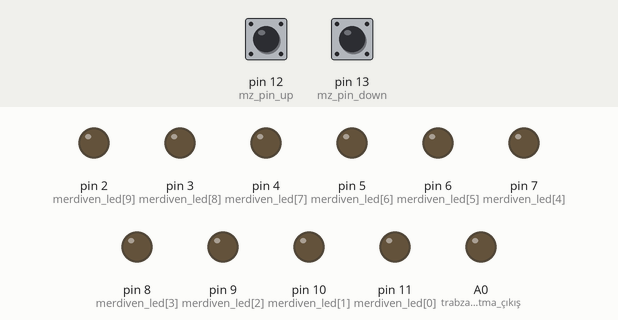
Bench run of a sketch on a simulated Arduino Uno, built with avr-gcc and run on an emulated ATmega328P. Parts: output pins drawn as LEDs (lit = HIGH). The test bench sets the inputs (shaded band); at power-on: pin 12 (mz_pin_up) HIGH, pin 13 (mz_pin_down) HIGH.

Above: at 13.8 s.
13.9 s: pin 12 (mz_pin_up) pulled LOW for 0.15 s
At 18.7 s:
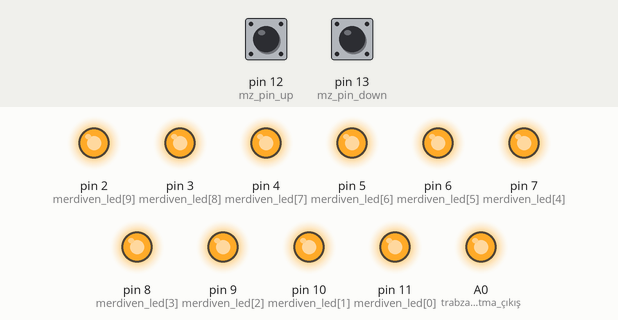
At 23.5 s:
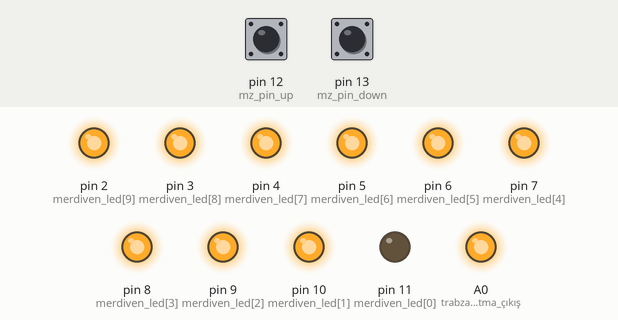
Timing chart, 0 to 31.0 s (numbered marks = the images above; inputs shaded):
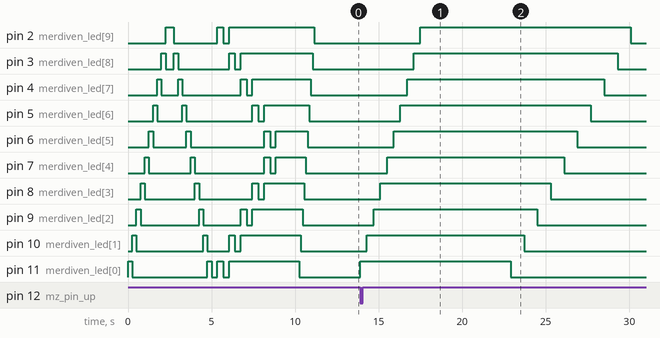

Measured:
- after the input at 13.9 s, pin 2 (merdiven_led[9]): LOW → HIGH after 3.6 s, → LOW 12.6 s later; pin 3 (merdiven_led[8]): LOW → HIGH after 3.2 s, → LOW 12.2 s later

The sketch:

merdiven_mz80_relay_trabzan_anime.ino
```cpp
/* Dizi ve fonksiyon kullanımlarına örnek _ an example string and functions...
  Basit ve kolay bir trabzanlı 10 basamaklı merdiven aydınlatma örneği _ simple and easy stair lights with handrail...
  https://github.com/ronaer/Smart-stair-lights.git
  TR.ALP.18 >>> youtube
*/

const int mz_pin_up = 12; // merdivenin üstündeki pir sensor pini tanımlama
const int mz_pin_down = 13; // merdivenin altındaki pir sensor pini tanımlama
int mz_up_deger;
int mz_down_deger;

int merdiven_led[10]  = { 11, 10, 9, 8, 7, 6, 5, 4, 3, 2,}; // 11 adet led için dizi tanımı  string
int merdiven_led_[10] = { 2, 3, 4, 5, 6, 7, 8, 9, 10, 11,}; // 11 adet led için dizi tanımı _ string


int y = 400;  // yanma aralığı süresi _ light on interval
int b = 5000; // yandıktan sonra geri sönmek için bekleme süresi _ light off interval after full lighting
int s = 800;  // sönme aralığı süresi _ light off interval
int ani_time = 350; //temsili animasyon için tanımlanan delay süresi

void setup() {
  pinMode(mz_pin_up, INPUT); // üstteki mz80 sensor pini giriş tanımlandı
  pinMode(mz_pin_down, INPUT); // alttaki mz80 sensor pini giriş tanımlandı

  for (int i = 0; i < 10; i++)
  {
    pinMode(merdiven_led[i], OUTPUT);  //dizideki tüm ledler çıkış olarak ayarlandı
    pinMode(merdiven_led_[i], OUTPUT); //_dizisindeki tüm ledler çıkış olarak ayarlandı
    pinMode(A0, OUTPUT);//trabzan aydınlatma çıkış olarak ayarlandı
  }

  //__________TEST_________merdivendeki tüm ledler yanıyor mu?

  digitalWrite(A0, HIGH);
  for (int i = 0; i < 10; i++)
  {
    digitalWrite(merdiven_led[i], HIGH); //
    delay(250);
    digitalWrite(merdiven_led[i], LOW); //
  }
  for (int i = 0; i < 10; i++)
  {
    digitalWrite(merdiven_led_[i], HIGH); //
    delay(250);
    digitalWrite(merdiven_led_[i], LOW); //
  }
  digitalWrite(A0, LOW);

  //__________TEST SONU__________

  //_________İsteğe Bağlı Animasyom Örneği_______

  digitalWrite(A0, HIGH); // trabzanı yakalım
  delay(ani_time);

  digitalWrite(11, HIGH); //ilk basamaklar yansın
  digitalWrite(2, HIGH);
  delay(ani_time);
  digitalWrite(11, LOW); //ve sönsün
  digitalWrite(2, LOW);
  delay(ani_time);

  digitalWrite(11, HIGH); //ilk basamaklarla birlikte komşu basamaklar da yansın
  digitalWrite(2, HIGH);
  digitalWrite(10, HIGH);
  digitalWrite(3, HIGH);
  delay(ani_time);
  digitalWrite(10, LOW); //ve sönsün
  digitalWrite(3, LOW);
  delay(ani_time);


  digitalWrite(10, HIGH);
  digitalWrite(3, HIGH);
  digitalWrite(9, HIGH);
  digitalWrite(4, HIGH);
  delay(ani_time);
  digitalWrite(9, LOW); //ve sönsün
  digitalWrite(4, LOW);
  delay(ani_time);


  digitalWrite(9, HIGH);
  digitalWrite(4, HIGH);
  digitalWrite(8, HIGH);
  digitalWrite(5, HIGH);
  delay(ani_time);
  digitalWrite(8, LOW); //ve sönsün
  digitalWrite(5, LOW);
  delay(ani_time);

  digitalWrite(8, HIGH);
  digitalWrite(5, HIGH);
  digitalWrite(7, HIGH);
  digitalWrite(6, HIGH);
  delay(ani_time);
  digitalWrite(7, LOW); //ve sönsün
  digitalWrite(6, LOW);
  delay(ani_time);

  digitalWrite(7, HIGH);
  digitalWrite(6, HIGH);

  delay(4 * ani_time);

  for (int i = 0; i < 10; i++)
  {
    digitalWrite(merdiven_led[i], LOW);
    delay(100);
  }
  delay(4 * ani_time);
  digitalWrite(A0, LOW);

  kapat;

}

void loop()
{
  mz_up_deger = digitalRead(mz_pin_up); //üst mz80 pin değeri mz_up_deger e atandı
  mz_down_deger = digitalRead(mz_pin_down); //alt mz80 pin değeri mz_down_deger e atandı

  if (mz_up_deger == LOW) // eğer üst mz80 den sinyal gelmez ise; normalde mz80 çıkışı HIGH/1 dir, engelden dönerse LOW/0 değer döndürür...
  {
    stairs_from_up(); // bu fonksiyonu çalıştır
  }


  if (mz_down_deger == LOW) // eğer alt mz80 den sinyal gelmez ise; normalde mz80 çıkışı HIGH/1 dir, engelden dönerse LOW/0 değer döndürür...
  {
    stairs_from_down();  // bu fonksiyonu çalıştır
  }


  else // bu şartlardan hiçbiri olmazsa
  {
    kapat();  // bu fonksiyonu çalıştır
  }


}
//_________________ fonksiyon / void tanımları_________________

// üstten merdivene ayak basıldığında çalışacak fonksiyon başlangıcı

void stairs_from_up()
{
  digitalWrite(A0, HIGH);
  for (int i = 0; i < 10; i++)
  {
    digitalWrite(merdiven_led[i], HIGH);
    delay(y);
  }
  delay(b);
  for (int i = 0; i < 10; i++)
  {
    digitalWrite(merdiven_led[i], LOW);
    delay(s);
  }
  digitalWrite(A0, LOW);
}
//_____________fonksiyon sonu

// alltan merdivene ayak basıldığında çalışacak fonksiyon başlangıcı
void stairs_from_down()
{
  digitalWrite(A0, HIGH);
  for (int i = 0; i < 10; i++)
  {
    digitalWrite(merdiven_led_[i], HIGH);
    delay(y);
  }
  delay(b);
  for (int i = 0; i < 10; i++)
  {
    digitalWrite(merdiven_led_[i], LOW);
    delay(s);
  }
  digitalWrite(A0, LOW);
}
//_____________fonksiyon sonu

// if komut şartlarının oluşmadığı durumda çalışacak fonksiyon başlangıcı
void kapat()
{
  for (int i = 0; i < 10; i++)
  {
    digitalWrite(merdiven_led[i], LOW);
    digitalWrite(merdiven_led_[i], LOW);
    digitalWrite(A0, LOW);

  }
}
//_____________fonksiyon sonu
//youtube  >>> TR.ALP.18 <<< abone olursanız sevinirim... :)
```
